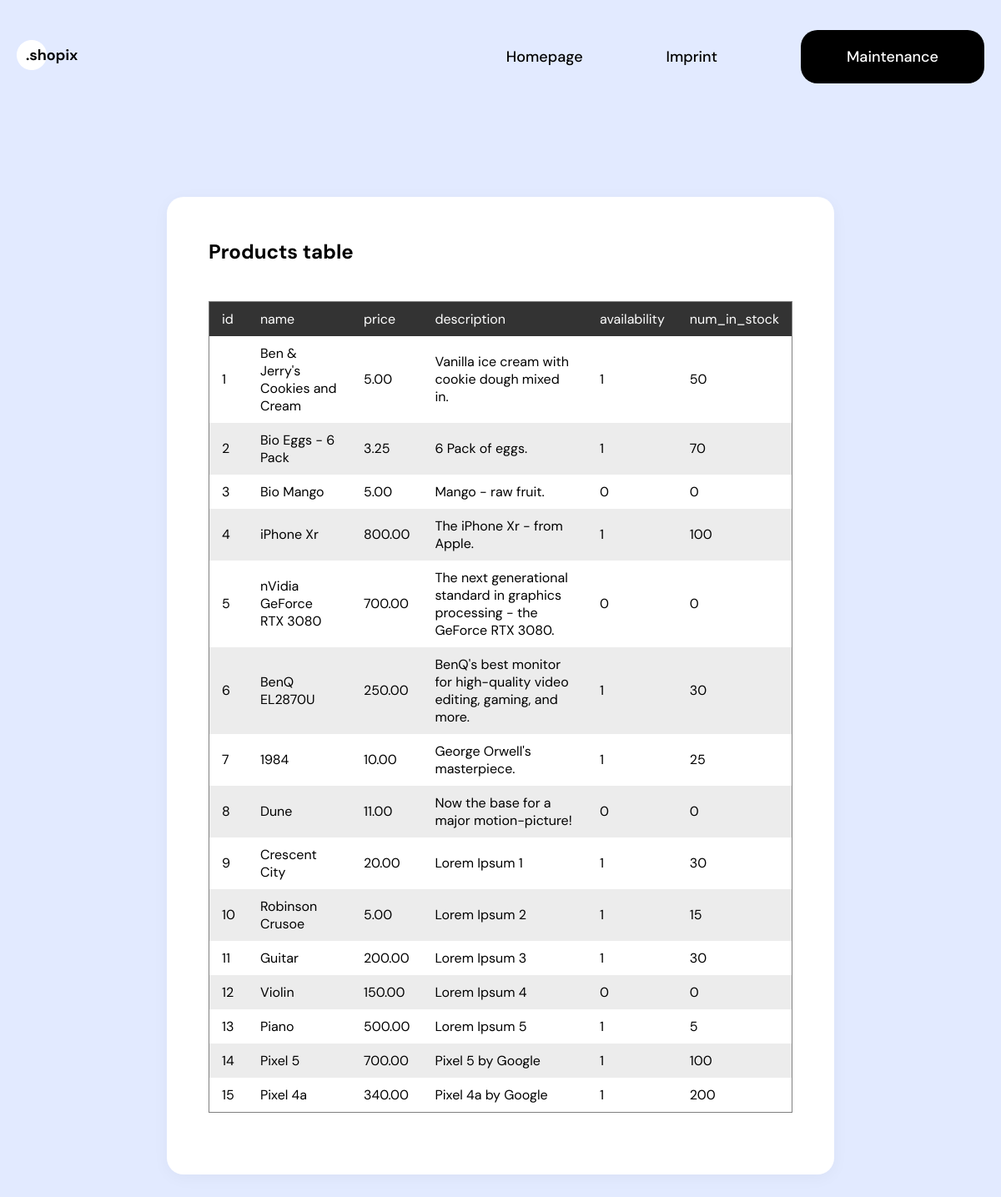
The page /inputs/productsall.php (signed in) on the database its author committed.
### tables this page shows
create table Products(
    id int auto_increment not null,
    name varchar(40),
    price double precision(7, 2),
    description varchar(280),
    availability boolean,
    num_in_stock integer,
    primary key(id)
);

### inputs/productsall.php (the view, shortened to what this page needs)
<?php
	require_once( "config.php");
	$conn = new mysqli($servername, $username, $password, $dbname);
?>
<!DOCTYPE html>
<html lang="en">
<head>
	<link rel="stylesheet" href="../style.css">
</head>
<body>
	<div class="container">
		<div class="navbar">
			<div class="logo desktop">
				<img src="../img/logo.png" alt="">
			</div>
			<ul class="nav-list">
				<li><a class="" href="../index.html"><span>Homepage</span></a></li>
				<li><a class="margin-left desktop" href="../imprint.html"><span>Imprint</span></a></li>
				<li><a class="button-link margin-left" href="../maintenance.php"><span>Maintenance</span></a></li>
			</ul>
		</div>
		<div class="input-form">
			<h2>Products table</h2>
			<p>
				<?php
					$result = $conn->query("SELECT * FROM Products");
					$query = array();
					while($query[] = mysqli_fetch_assoc($result));
					array_pop($query);
					echo '<table border="1">';
					echo '<tr>';
					foreach($query[0] as $key => $value) {
					    echo '<td>';
					    echo $key;
					    echo '</td>';
					}
					echo '</tr>';
					foreach($query as $row) {
					    echo '<tr>';
					    foreach($row as $column) {
					        echo '<td>';
					        echo $column;
					        echo '</td>';
					    }
					    echo '</tr>';
					}
					echo '</table>';
				?>
			</p>
		</div>
	</div>
</body>
</html>

### style.css (style rules this page uses)
body { padding: 0; margin: 0; background-color: #E2EAFF; font-family: 'DM Sans', sans-serif; overflow-x: hidden; position: relative; }
h2 { font-size: 64px; }
p { font-size: 24px; line-height: 170%; margin: 0 0 24px 0; color: #5c5c5c; }
.container { display: flex; flex-direction: column; width: calc(100% - 40px); max-width: 1600px; margin: 0 auto; }
.navbar { margin: 40px 0; display: flex; flex-direction: row; justify-content: space-between; align-items: center; }
.nav-list { display: flex; flex-direction: row; }
ul { list-style-type: none; }
a { text-decoration: none; color: #000; font-size: 18px; font-weight: 500; }
img { object-fit: contain; }
.button-link { background-color: #000; color: #fff; padding: 20px 55px; border-radius: 20px; box-sizing: border-box; max-width: max-content; }
.margin-left { margin-left: 100px; }
.input-form { display: flex; flex-direction: column; padding: 50px; width: 800px; max-width: 100%; box-sizing: border-box; margin: 100px auto; background-color: #fff; box-shadow: 0px 4px 20px rgba(0, 0, 0, 0.04); border-radius: 20px; }
.input-form h2 { margin-top: 0; font-size: 24px; }
.input-form p { margin-top: 0; font-size: 18px; }
table { border-collapse:collapse }
tr { padding: 0; border: none; }
tr:nth-child(odd) { background-color: #ececec; }
tr:first-child { background-color: #333; color: #fff; }
td { padding: 10px 15px; box-sizing: border-box; border: none; }

### rows shown on the page
products: column "1", name "Ben & Jerry's Cookies and Cream", price "5.00", description "Vanilla ice cream with cookie dough mixed in.", num_in_stock "50"
products: id "2", name "Bio Eggs - 6 Pack", price "3.25", description "6 Pack of eggs.", availability "1", num_in_stock "70"
products: id "3", name "Bio Mango", price "5.00", description "Mango - raw fruit.", column "0"
products: id "4", name "iPhone Xr", price "800.00", description "The iPhone Xr - from Apple.", availability "1", num_in_stock "100"
products: id "5", name "nVidia GeForce RTX 3080", price "700.00", description "The next generational standard in graphics processing - the GeForce RTX 3080.", column "0"
products: id "6", name "BenQ EL2870U", price "250.00", description "BenQ's best monitor for high-quality video editing, gaming, and more.", availability "1", num_in_stock "30"
products: id "7", name "1984", price "10.00", description "George Orwell's masterpiece.", availability "1", num_in_stock "25"
products: id "8", name "Dune", price "11.00", description "Now the base for a major motion-picture!", column "0"
products: id "9", name "Crescent City", price "20.00", description "Lorem Ipsum 1", availability "1", num_in_stock "30"
products: id "10", name "Robinson Crusoe", price "5.00", description "Lorem Ipsum 2", availability "1", num_in_stock "15"
products: id "11", name "Guitar", price "200.00", description "Lorem Ipsum 3", availability "1", num_in_stock "30"
products: id "12", name "Violin", price "150.00", description "Lorem Ipsum 4", column "0"
products: id "13", name "Piano", price "500.00", description "Lorem Ipsum 5", availability "1", num_in_stock "5"
products: id "14", name "Pixel 5", price "700.00", description "Pixel 5 by Google", availability "1", num_in_stock "100"
products: id "15", name "Pixel 4a", price "340.00", description "Pixel 4a by Google", availability "1", num_in_stock "200"

### other values the page prints
$key "id"
$key "name"
$key "price"
$key "description"
$key "availability"
$key "num_in_stock"
